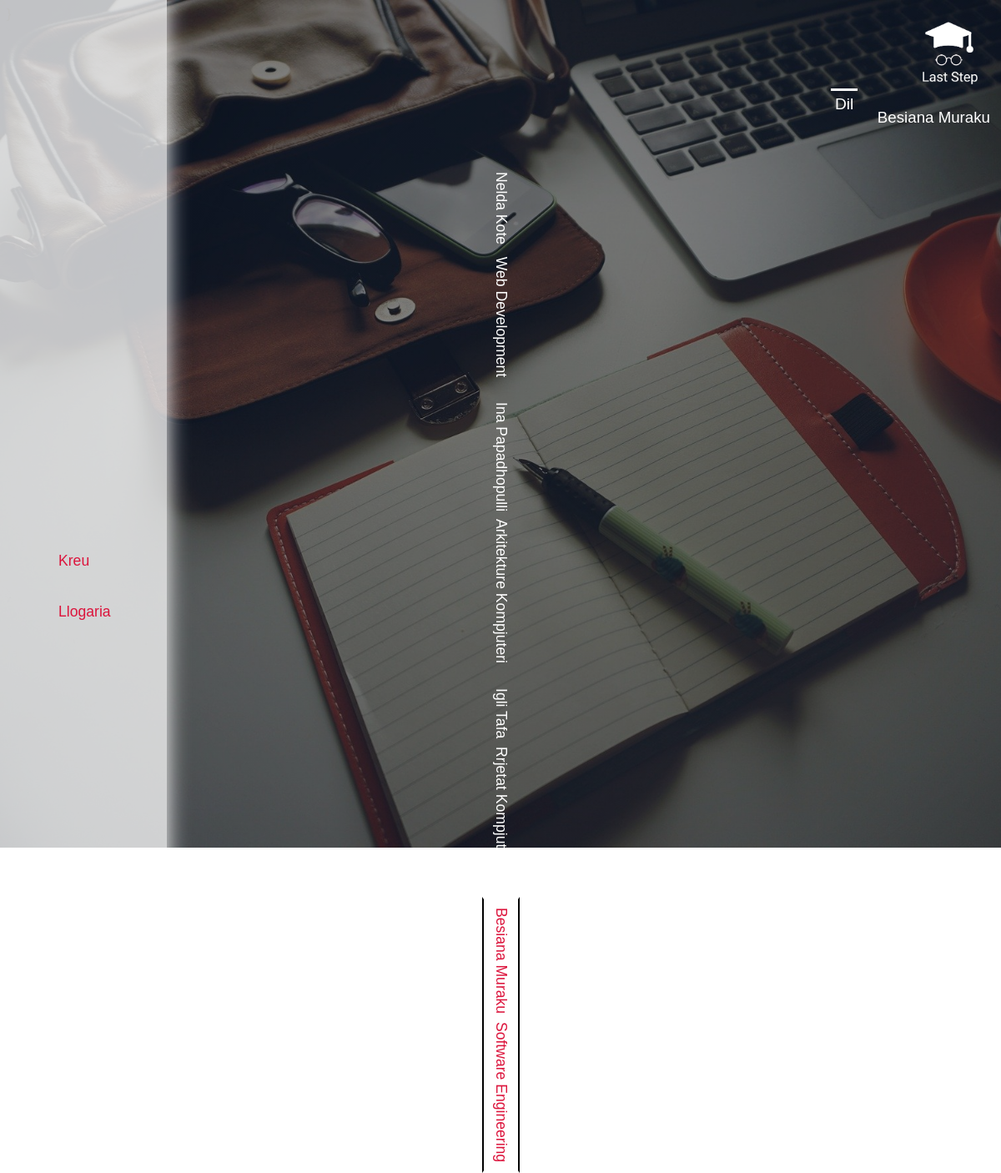
The app's page /student/listopedagog.php (signed in) with its own data.
### tables this page shows
CREATE TABLE `pedagog` (
  `id` int(11) UNSIGNED NOT NULL,
  `p_email` varchar(50) NOT NULL,
  `p_emri` varchar(50) NOT NULL,
  `password` varchar(300) NOT NULL,
  `fusha` varchar(50) NOT NULL
);

CREATE TABLE `kerkesa` (
  `id_s` int(11) UNSIGNED NOT NULL,
  `id_p` int(11) UNSIGNED NOT NULL,
  `refuzuar` int(1) NOT NULL DEFAULT 0
);

### student/listopedagog.php (the view, shortened to what this page needs)
<?php
require 'menustudent.php'
?>
<!DOCTYPE html>
<html>
<head>
	<link rel="stylesheet" type="text/css" href="../styles/pedagoget.css">
</head>
<body>
<?php
$sql="SELECT * FROM pedagog ORDER BY RAND()";
$stmt=mysqli_stmt_init($conn);
mysqli_stmt_prepare($stmt,$sql);
mysqli_stmt_execute($stmt);
$result=mysqli_stmt_get_result($stmt);
echo"<div class='container'>";
while($row=mysqli_fetch_assoc($result))
{     $sqlKerkesa= "SELECT * FROM kerkesa WHERE id_s='".$_SESSION["sesUserId"]."' AND id_p='".$row["id"]."'";
       $resultKerkesa=mysqli_query($conn,$sqlKerkesa);
       if(mysqli_num_rows($resultKerkesa)<1){
       	$sqlPedagoguIzene = "SELECT * FROM pranuar WHERE id_pedagog='".$row['id']."'";
				if($resultNumri=mysqli_query($conn,$sqlPedagoguIzene))
			     $numri=mysqli_num_rows($resultNumri);
		     if($numri>4)
				{
					echo "<form method='post' action='listopedagog.php'><input type='hidden' name='mentor_id' value='".$row['id']."'><input class='refuzuar' type='submit' name='zgjidh' value='".ucwords($row['p_emri'])."  ".ucwords($row['fusha'])."' disabled></form><br>";
				}
else{
	echo "<form method='post' action='listopedagog.php'><input type='hidden' name='mentor_id' value='".$row['id']."'><input class='buton' type='submit' name='zgjidh' value='".ucwords($row['p_emri'])."  ".ucwords($row['fusha'])."'></form><br>";
}
	}
	else {
		while($rreshta=mysqli_fetch_assoc($resultKerkesa))
		{
			if($rreshta['refuzuar']==0){
				echo "<form method='post' action='listopedagog.php'><input type='hidden' name='mentor_id' value='".$row['id']."'><input class='kerkuar' type='submit' name='zgjidh' value='".ucwords($row['p_emri'])."  ".ucwords($row['fusha'])."'></form><br>";
			}
			elseif($rreshta['refuzuar']==1)
			{
				echo "<form method='post' action='listopedagog.php'><input type='hidden' name='mentor_id' value='".$row['id']."'><input class='refuzuar' type='submit' name='zgjidh' value='".ucwords($row['p_emri'])."  ".ucwords($row['fusha'])."' disabled></form><br>";
			}
		}
	}
	}
echo"</div>";
?>
</body>
</html>

### styles/menu.css (style rules this page uses)
body { height: 125vh; background-image:linear-gradient(rgba(0, 0, 0, 0.5),rgba(0, 0, 0, 0.5)),url(laptop.jpg); background-size: cover; font-family: sans-serif; background-repeat: no-repeat; }

### styles/pedagoget.css (style rules this page uses)
.container form { text-decoration: none; color:white; margin-top: 10px; text-align: center; }
.container .buton { background: transparent; border:none; background-repeat:no-repeat; color:white; font-size:1.1em; padding:10px; }
.container { display:flex; flex-direction: row; writing-mode: vertical-lr; align-items: center; align-content: center; justify-content: center; align-content: center; border-radius: 5px; border-width: thin; flex-wrap: column; width: 100%; }
.container .kerkuar { color:#DC143C; font-size:1.1em; padding:10px; border-bottom: transparent; border-top: transparent; border-style: solid; background: transparent; }

### records on screen
pedagog: zgjidh "Nelda Kote Web Development"
pedagog: zgjidh "Ina Papadhopulli Arkitekture Kompjuteri"
pedagog: zgjidh "Igli Tafa Rrjetat Kompjuterike"
kerkesa: zgjidh "Besiana Muraku Software Engineering"

### other values on screen
$_SESSION['sesUserName'] "Besiana Muraku"
